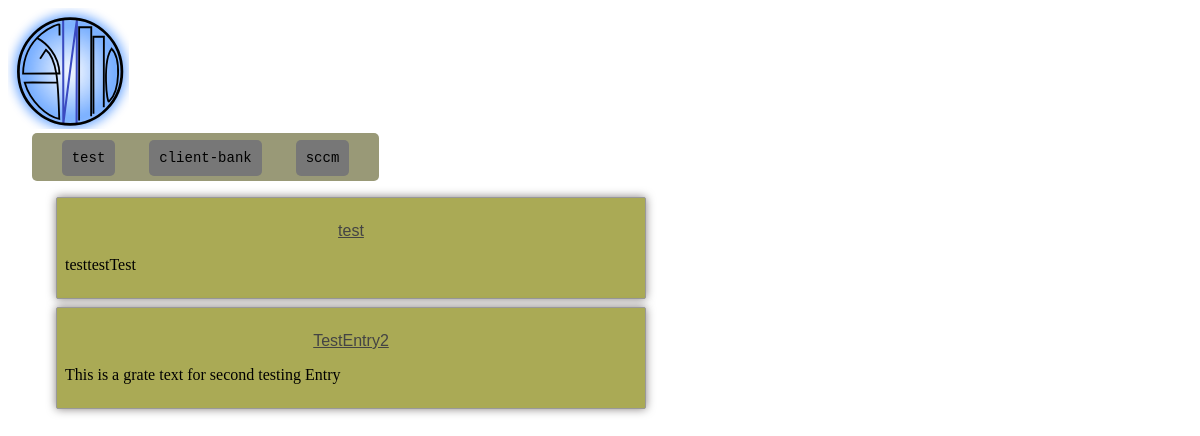
The app's page /wiki/, older data.
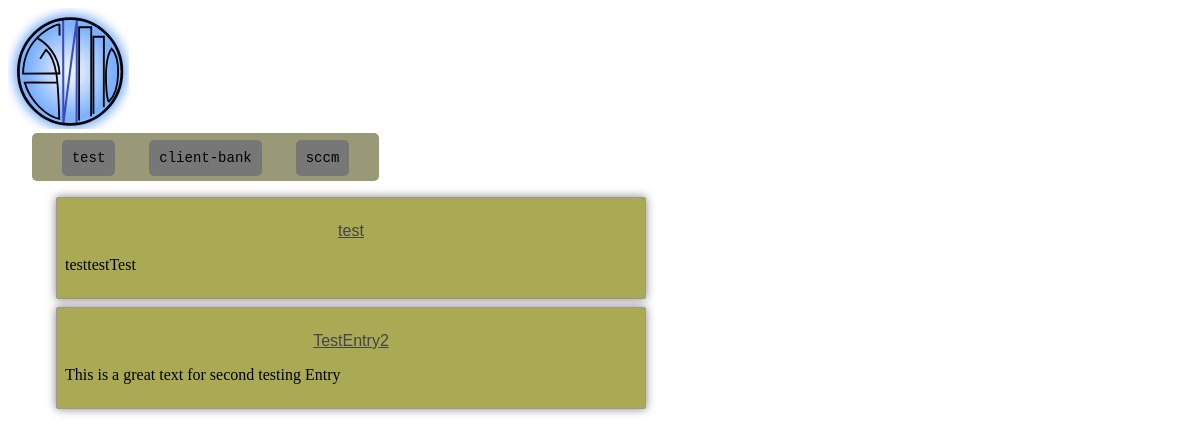
The same page, newer data.
### wiki/models.py (models this page shows, shortened)
class Category(models.Model):
    name = models.SlugField()
    def __str__(self):
        return self.name

class Entry(models.Model):
    title = models.CharField(max_length=100)
    publish = models.DateTimeField(auto_now_add=True)
    text = models.TextField()
    image = models.ImageField(blank=True)
    category = models.ManyToManyField(Category)
    state = models.BooleanField(default=True)
    def __str__(self):
        return self.title

### wiki/views.py (the view)
def index(request):
    latest_pk = Entry.objects.latest('pk').pk
    if latest_pk >= 4:
        three_entry = Entry.objects.filter(
            pk__gte=(latest_pk - 3)
        )
    else:
        three_entry = Entry.objects.filter(
            pk__gte=1
        )
    all_categories = Category.objects.all()
    context = {
        'three_entry': three_entry,
        'all_categories': all_categories,
    }
    return render(request, 'wiki/index.html', context)

### obdippo/templates/wiki/index.html (shortened to what this page needs)
<!DOCTYPE html>
<html>
<head>
    {% load staticfiles %}
    <link rel="stylesheet" type="text/css" href="{% static 'css/wiki_index.css' %}">
</head>
<body>
<header><a href="/"><img src="{% static 'img/obdippo32.svg' %}"></a></header>
<div class="categs">
    {% for category in all_categories %}
        <span class="categ">{{ category }}</span>
    {% endfor %}
</div>
<div class="latest_entr">
    <ul>
    {% for entry in three_entry %}
        <li>
            <div class="entry">
                <p class="e_title">{{ entry }}</p>
                <p class="e_text">{{entry.text}}</p>
            </div>
        </li>
    {% endfor %}
</div>
</body>
</html>

### obdippo/static/css/wiki_index.css (style rules this page uses)
span { background: #777; font-size: 14px; font-family: courier; margin: 15px; padding: 10px; text-align: center; border-radius: 5px; }
.categs { padding: 15px; background-color: #997; display: inline-block; border-radius: 5px; margin-left: 2% }
.latest_entr li { list-style: none; border: 1px solid #999; width: 50%; margin: 0.5em; padding: 0.5em; background-color: #aa5; border-radius: 2px; box-shadow: 0 0 10px rgba(13,0,0,0.5); }
.e_title { text-align: center; color: #444; text-decoration: underline; font-family: arial; }

Row changes from the older to the newer data that the page shows:
changed Entry "TestEntry2": text "This is a grate text for second testing Entry" → "This is a great text for second testing Entry"
